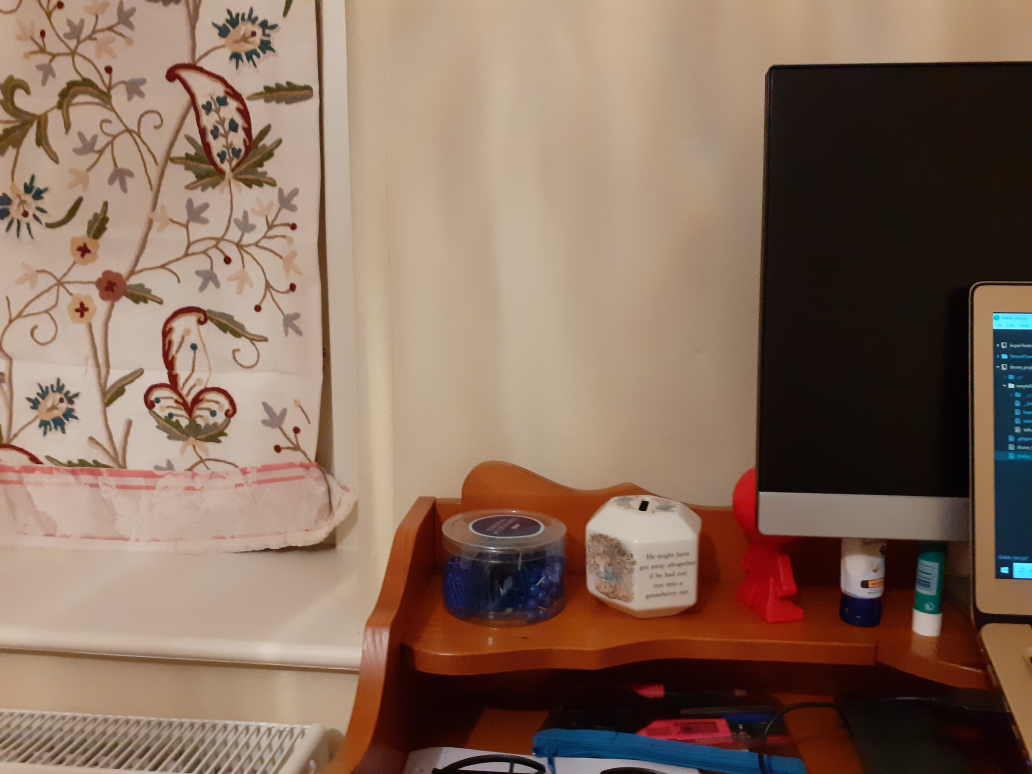
#> input picture Img1.jpg, 4128 x 3096 px (shown at 1/4 size)
$ python Stable_test.py
#> lines starting #> are read from the running program, lines starting #| are printed output that depends on the picture; long printed decimals are rounded
import cv2
import numpy as np

img1 = cv2.imread('Img1.jpg')
#> img1 is the input picture: shape (3096, 4128, 3); mean B, G, R 92.7, 109.2, 134.8
img2 = cv2.imread('Img2.jpg')
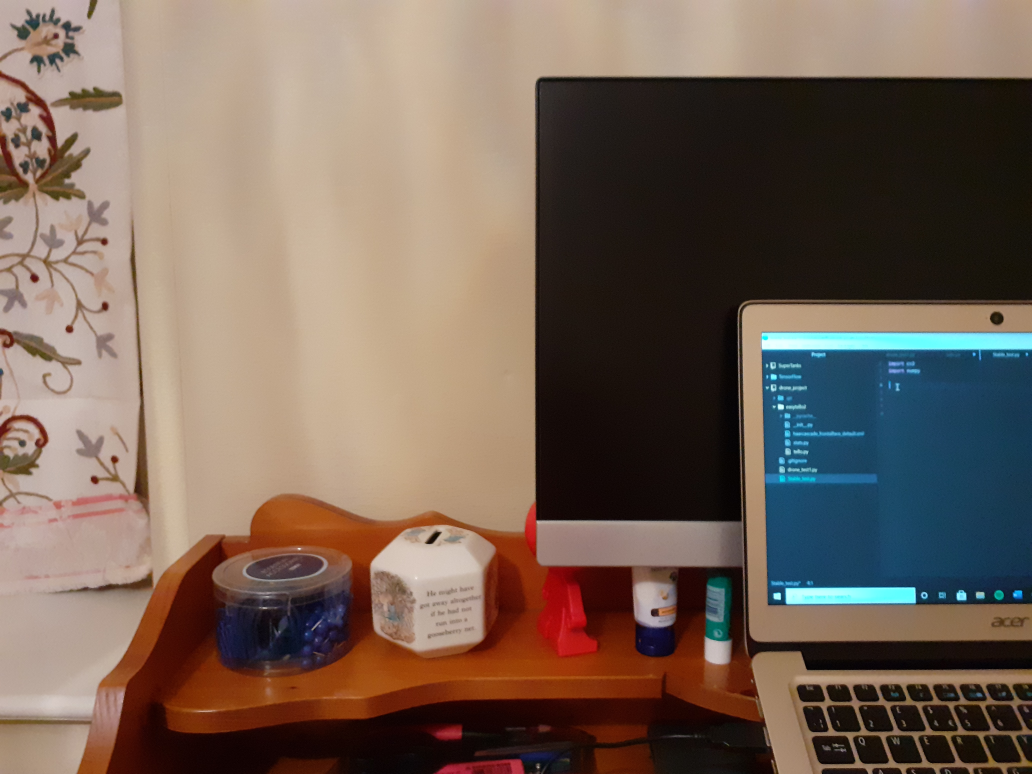
#> input picture Img2.jpg, 4128 x 3096 px (shown at 1/4 size)
#> img2 is the input picture: shape (3096, 4128, 3); mean B, G, R 87.9, 100, 118

prev_gray = cv2.resize(cv2.cvtColor(img1, cv2.COLOR_BGR2GRAY), (0,0), fx = 0.125, fy = 0.125)
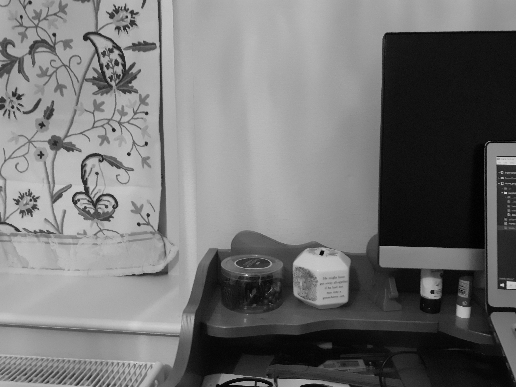
#> prev_gray: shape (387, 516); min 0, max 218, mean 115


prev_points = cv2.goodFeaturesToTrack(prev_gray, maxCorners = 200, qualityLevel = 0.01, minDistance = 30, blockSize = 3)
#> prev_points = 71 rows, first 8: [503, 285], [505, 193], [128, 154], [320, 254], [84, 191], [138, 223], [147, 113], [53, 34]

cur_gray = cv2.resize(cv2.cvtColor(img2, cv2.COLOR_BGR2GRAY), (0,0), fx = 0.125, fy = 0.125)
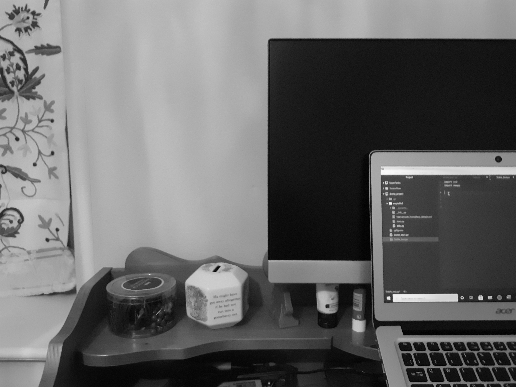
#> cur_gray: shape (387, 516); min 0, max 249, mean 104.1

curr_points, status, err = cv2.calcOpticalFlowPyrLK(prev_gray, cur_gray, prev_points, None)
#> curr_points = 71 rows, first 8: [473.4, 297.9], [389.8, 203.7], [64.77, 75.11], [215.2, 269.4], [92.34, 189.7], [46.88, 238.4], [52.34, 120.4], [44.27, 73.83]; status = 71 values, max 1 at index 0, min 0 at index 10, mean 0.817; err = 71 values, max 89.04 at index 9, min -8.09e-19 at index 10, mean 23.08

assert prev_points.shape == curr_points.shape

idx = np.where(status==1)[0]
#> idx = 58 values from 0 to 70
prev_points = prev_points[idx]
#> prev_points = 58 rows, first 8: [503, 285], [505, 193], [128, 154], [320, 254], [84, 191], [138, 223], [147, 113], [53, 34]
curr_points = curr_points[idx]
#> curr_points = 58 rows, first 8: [473.4, 297.9], [389.8, 203.7], [64.77, 75.11], [215.2, 269.4], [92.34, 189.7], [46.88, 238.4], [52.34, 120.4], [44.27, 73.83]

[transform, inlierPoints] = cv2.estimateAffinePartial2D(prev_points, curr_points)
#> transform = [[1.07, 0.0309, -108.3], [-0.0309, 1.07, 3.85]]; inlierPoints = 58 values, max 1 at index 5, min 0 at index 0, mean 0.0862

cv2.imshow('Input', prev_gray)
cv2.waitKey()

warped = cv2.warpAffine(prev_gray, transform, (prev_gray.shape[1], prev_gray.shape[0]))
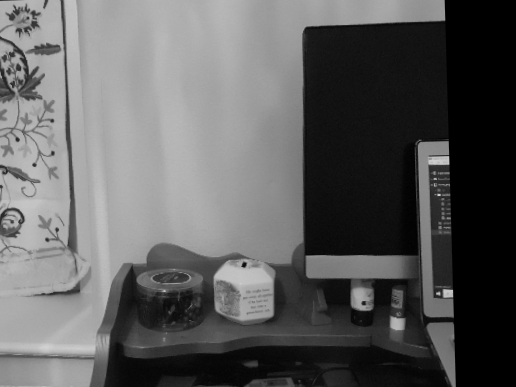
#> warped: shape (387, 516); min 0, max 211, mean 93.7
cv2.imshow('Warped', warped)
cv2.waitKey()

print(sum(transform[0]))
#| -107.164
print(sum(transform[1]))
#| 4.890
